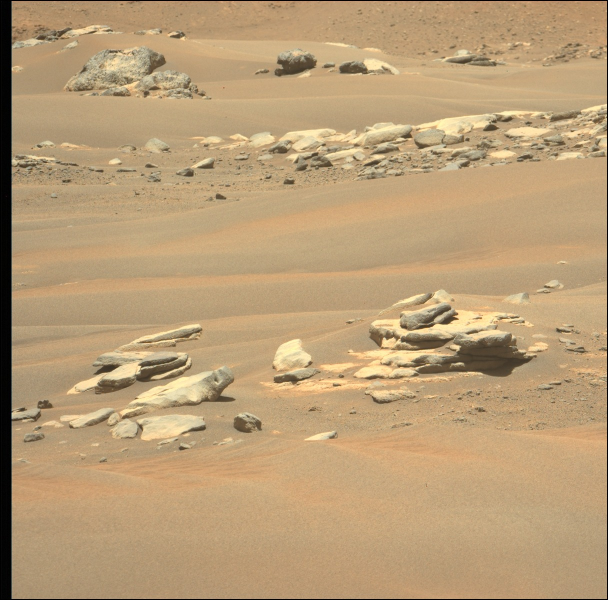
#> input picture curiosity/Opencv/left.jpeg, 1216 x 1200 px (shown at 1/2 size)
$ python depthMap.py
#> lines starting #> are read from the running program, lines starting #| are printed output that depends on the picture; after the words box and inside, x2 and y2 are one past the last pixel; in counts of white or black regions, pixels touching at a corner belong together
#!/usr/bin/env python

'''
Simple example of stereo image matching and point cloud generation.

Resulting .ply file cam be easily viewed using MeshLab ( http://meshlab.sourceforge.net/ )
'''

# Python 2/3 compatibility
from __future__ import print_function

import numpy as np
import cv2

ply_header = '''ply
format ascii 1.0
element vertex %(vert_num)d
property float x
property float y
property float z
property uchar red
property uchar green
property uchar blue
end_header
'''

def write_ply(fn, verts, colors):
    verts = verts.reshape(-1, 3)
    colors = colors.reshape(-1, 3)
    verts = np.hstack([verts, colors])
    with open(fn, 'wb') as f:
        f.write((ply_header % dict(vert_num=len(verts))).encode('utf-8'))
        np.savetxt(f, verts, fmt='%f %f %f %d %d %d ')


if __name__ == '__main__':
    print('loading images...')
    imgL = cv2.imread('left.jpeg')  # downscale images for faster processing
#> imgL is the input picture: shape (1200, 1216, 3); mean B, G, R 118.9, 157.6, 185.6
    imgR = cv2.imread('right.jpeg')
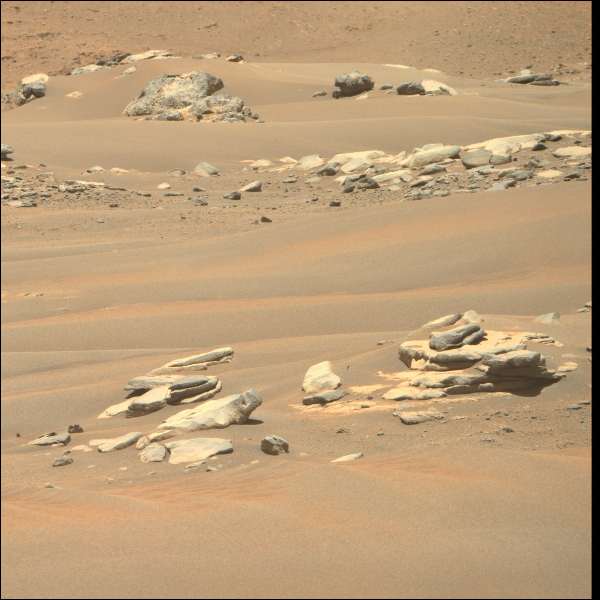
#> input picture curiosity/Opencv/right.jpeg, 1200 x 1200 px (shown at 1/2 size)
#> imgR is the input picture: shape (1200, 1200, 3); mean B, G, R 121, 158.1, 187.9

    imgL = cv2.resize(imgL, (1200, 1200), interpolation = cv2.INTER_AREA)
#> imgL: shape (1200, 1200, 3)
    # disparity range is tuned for 'aloe' image pair
    window_size = 3
    min_disp = 16
    num_disp = 112-min_disp
    stereo = cv2.StereoSGBM_create(minDisparity = min_disp,
        numDisparities = num_disp,
        blockSize = 16,
        P1 = 8*3*window_size**2,
        P2 = 32*3*window_size**2,
        disp12MaxDiff = 1,
        uniquenessRatio = 10,
        speckleWindowSize = 100,
        speckleRange = 32
    )

    print('computing disparity...')
    disp = stereo.compute(imgL, imgR).astype(np.float32) / 16.0
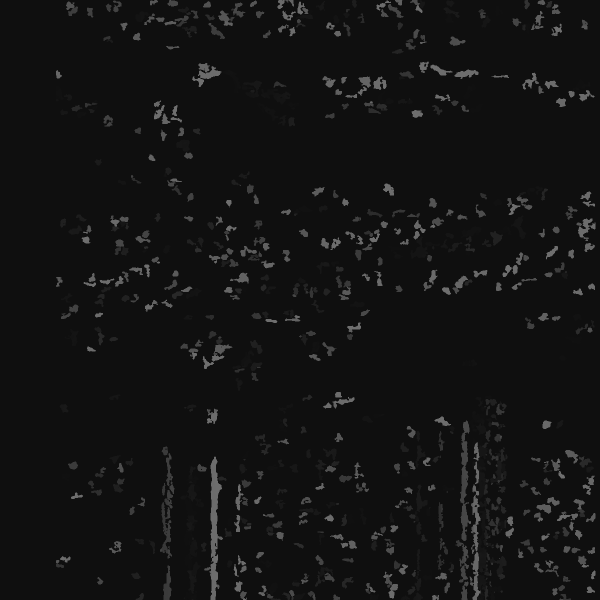
#> disp: shape (1200, 1200) float32 (shown at 1/2 size); min 15, max 111, mean 19.1

    print('generating 3d point cloud...',)
    h, w = imgL.shape[:2]
#> h = 1200; w = 1200
    f = 0.8*w                          # guess for focal length
#> f = 960
    Q = np.float32([[1, 0, 0, -0.5*w],
                    [0,-1, 0,  0.5*h], # turn points 180 deg around x-axis,
                    [0, 0, 0,     -f], # so that y-axis looks up
                    [0, 0, 1,      0]])
    points = cv2.reprojectImageTo3D(disp, Q)
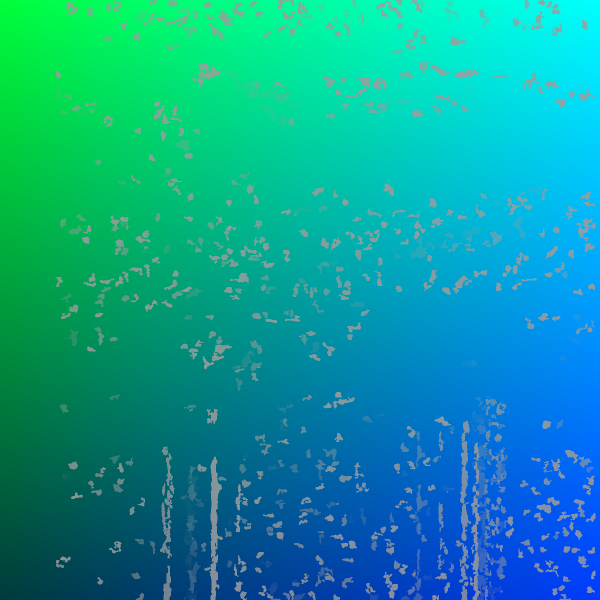
#> points: shape (1200, 1200, 3) float32 (shown at 1/2 size); mean of channels 0, 1, 2 -0.4, 0.3, -60.4; drawn with min black and max white
    colors = cv2.cvtColor(imgL, cv2.COLOR_BGR2RGB)
    mask = disp > disp.min()
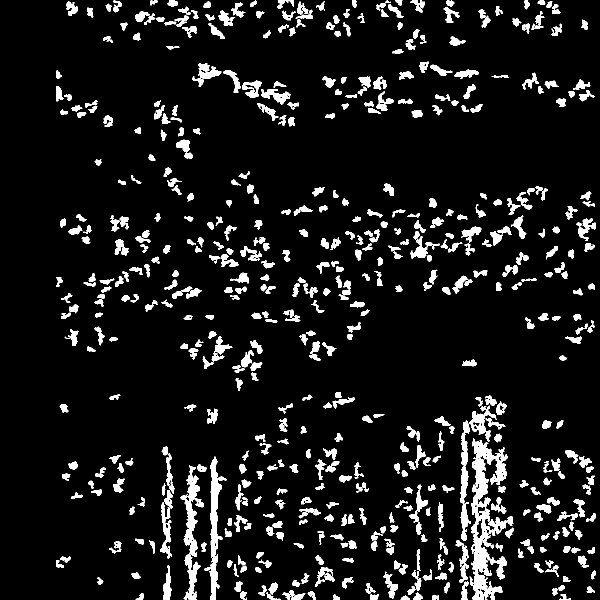
#> mask: shape (1200, 1200) bool (shown at 1/2 size); 8.9% white; 560 white regions, largest, box (x1, y1, x2, y2) and area: (939, 876, 1015, 1200) 9897, (361, 931, 408, 1200) 4136, (408, 913, 453, 1200) 3647
# [5 lines of commented-out code are left out]

    cv2.imshow('left', imgL)
    cv2.imshow('disparity', (disp-min_disp)/num_disp)
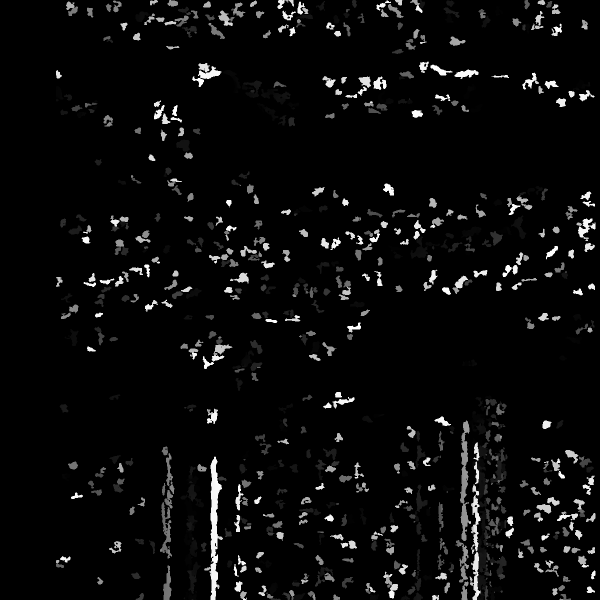
#> window 'disparity': shape (1200, 1200) float32 (shown at 1/2 size); min -0.0104, max 0.99, mean 0.0322; drawn with min black and max white
    cv2.waitKey()
    cv2.destroyAllWindows()
